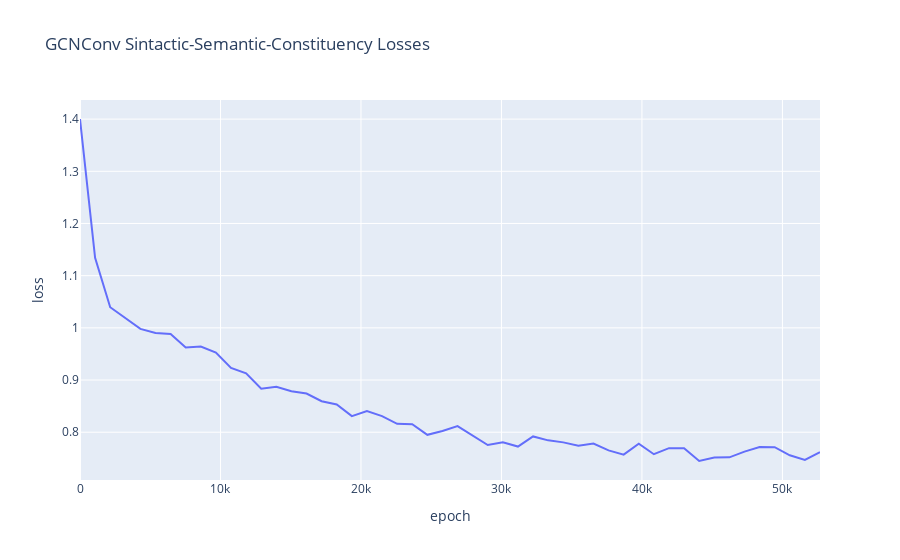

The notebook cell this image was saved under:
### Code cell
import plotly.express as px
import pandas as pd

filtered_losses = losses[::1075]

# Creating a DataFrame with index as x-axis and values as y-axis
df = pd.DataFrame({
    'epoch': range(0, len(losses), 1075),
    'loss': filtered_losses
})

# Plotting the DataFrame
fig = px.line(df, x='epoch', y='loss', title='GCNConv Sintactic-Semantic-Constituency Losses')
fig.show()

### Figure 1 — Plotly figure (JSON) as saved in the notebook; plotly's stock layout.template omitted (floating-point values rounded to 4 significant figures)
{"data": [{"hovertemplate": "epoch=%{x}<br>loss=%{y}<extra></extra>", "legendgroup": "", "line": {"color": "#636efa", "dash": "solid"}, "marker": {"symbol": "circle"}, "mode": "lines", "name": "", "orientation": "v", "showlegend": false, "type": "scatter", "x": [0, 1075, 2150, 3225, 4300, 5375, 6450, 7525, 8600, 9675, 10750, 11825, 12900, 13975, 15050, 16125, 17200, 18275, 19350, 20425, 21500, 22575, 23650, 24725, 25800, 26875, 27950, 29025, 30100, 31175, 32250, 33325, 34400, 35475, 36550, 37625, 38700, 39775, 40850, 41925, 43000, 44075, 45150, 46225, 47300, 48375, 49450, 50525, 51600, 52675], "xaxis": "x", "y": [1.4, 1.134, 1.04, 1.019, 0.9981, 0.9901, 0.988, 0.9624, 0.9642, 0.9525, 0.9231, 0.9129, 0.8833, 0.8871, 0.8787, 0.8742, 0.8593, 0.8532, 0.8308, 0.8407, 0.831, 0.8161, 0.8153, 0.795, 0.8025, 0.8118, 0.7937, 0.7755, 0.7809, 0.7725, 0.7919, 0.7844, 0.7805, 0.7739, 0.7784, 0.7651, 0.757, 0.7779, 0.7578, 0.7695, 0.7692, 0.7448, 0.7515, 0.7519, 0.7628, 0.7718, 0.7713, 0.7558, 0.7468, 0.7617], "yaxis": "y"}], "layout": {"legend": {"tracegroupgap": 0}, "title": {"text": "GCNConv Sintactic-Semantic-Constituency Losses"}, "xaxis": {"anchor": "y", "domain": [0, 1], "title": {"text": "epoch"}}, "yaxis": {"anchor": "x", "domain": [0, 1], "title": {"text": "loss"}}}}
